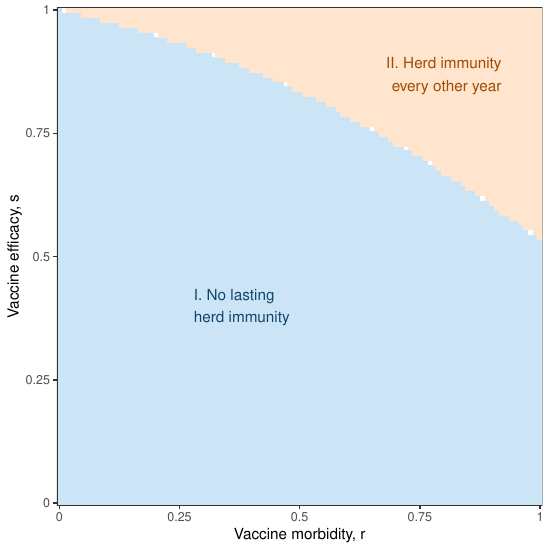

Generate this figure with R:
source("../model_funs.R")
source("../plot_params.R")

data <- (readRDS("../suppfig1/data/plot_data.RDS")
  %>% filter(R0 == 1.4)
)

regions <- tibble(
  r = c(0.28, 0.92),
  s = c(0.4, 0.87),
  label = c("I. No lasting\nherd immunity",
            "II. Herd immunity\nevery other year"),
  colour = c("a", "b"),
  hjust = c(0,1)
)

(ggplot(data = data, 
        mapping = 
          aes(x = r, y = s))
  + geom_tile(mapping = aes(fill = cut(period, c(-Inf,1,2,3)),
              colour = cut(period, c(-Inf,1,2,3))))
  + geom_text(data = regions,
              mapping = aes(label = label),
              colour = palette1_labels,
              hjust = regions$hjust,
              size = size_label)
  + scale_x_continuous(
    labels = c(0, 0.25, 0.5, 0.75, 1),
    expand = expansion(mult = 0)
  )
  + scale_y_continuous(
    labels = c(0, 0.25, 0.5, 0.75, 1),
    expand = expansion(mult = 0)
  )
  + scale_fill_manual(
    values = palette1)
  + scale_colour_manual(
    values = palette1
  )
  + labs(x = "Vaccine morbidity, r",
         y = "Vaccine efficacy, s")
  + guides(fill = FALSE,
           colour = FALSE)
)

ggsave("fig2.pdf", width = fig_width, height = fig_width)
